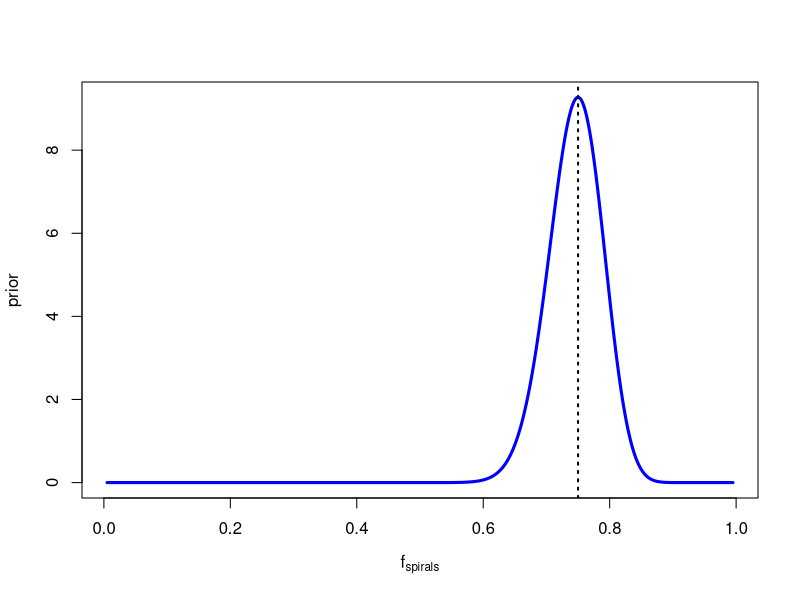
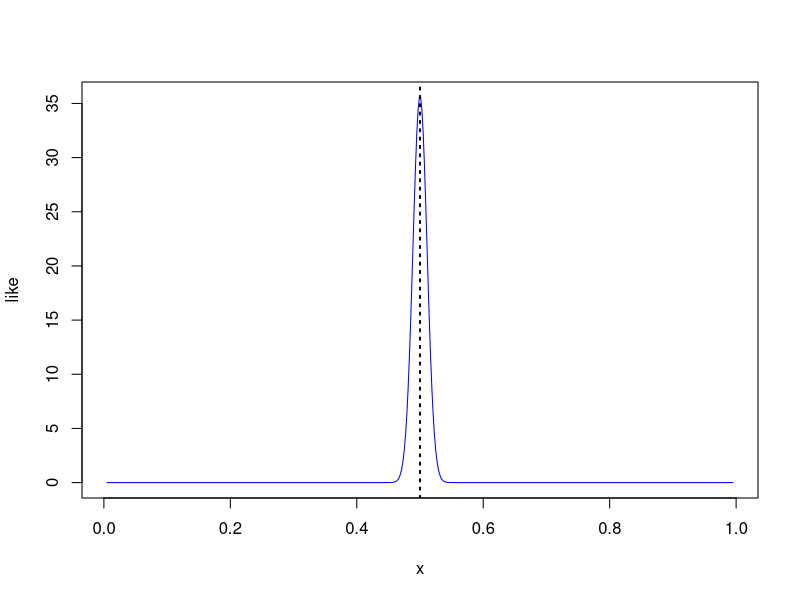
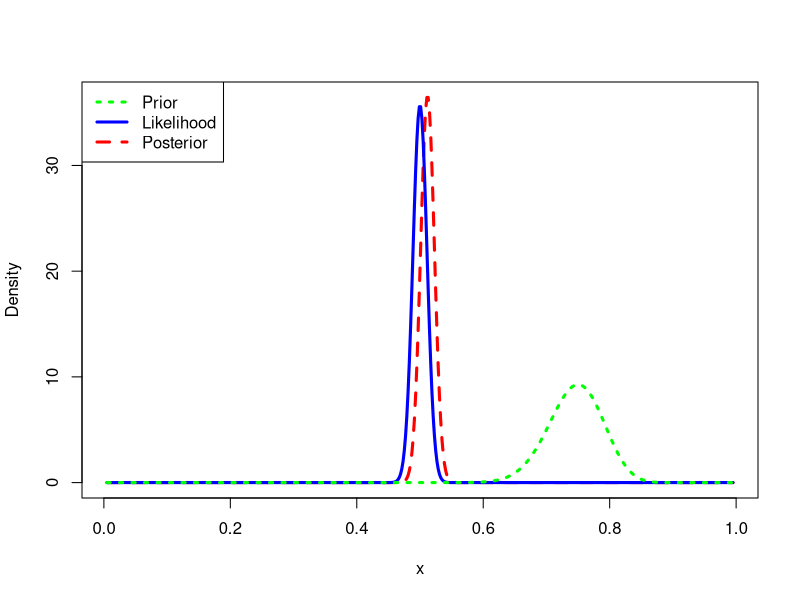

These figures' R source, in order: (Note: this script raises an error after producing the figures.)

#require(LearnBayes)
# Previous knowledge

# Sample size
nobs <- 100

# 75% are spiral

#Prior
alpha <- 1+0.75*100
beta  <- 1+(1-0.75)*100

#Plot prior
x<-seq(.005, .995, length=500)
y<-dbeta(x, alpha,beta)
plot(x,y, type="l",ylab="prior",xlab=expression(f[spirals]),col="blue",lwd=3)
abline(v=0.75,lty=3,lwd=2)

prior <- dbeta(x,alpha,beta)

# 20 obs 

spirals <- 0.5*2000
nospirals <- 0.5*2000

x = seq(0.005, 0.995, length = 500)
like <- dbeta(x,spirals+1,nospirals+1)
plot(x,like,type="l",col="blue")
abline(v=0.5,lty=3,lwd=2)



post=dbeta(x,alpha+spirals, beta+nospirals)
m=max(c(prior,like,post))
plot(x,post,type="l", ylab="Density", lty=2, lwd=3,
ylim=c(0,m),col="red")
lines(x,like,lty=1, lwd=3,col="blue")
lines(x,prior,lty=3, lwd=3,col="green")
legend("topleft",c("Prior","Likelihood","Posterior"),
lty=c(3,1,2), lwd=c(3,3,3), col=c("green","blue","red"))
  


prior = c(76,26)
# New observation
# 50% are spirals
# spirals  = 10
# others = 10

data <- c(10,10)

triplot(prior,data,where="topright")


# Larger data 5000

data <- c(2500,2500)

triplot(prior,data,where="topright")
